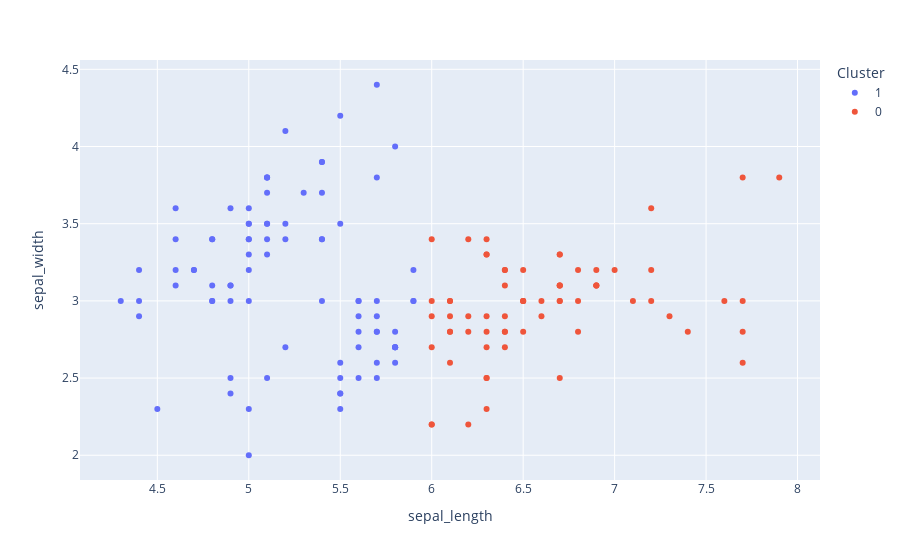

Notebook code for this chart:
### Code cell
datos_con_clusters["Cluster"] = datos_con_clusters["Cluster"].astype("category")

fig = px.scatter(datos_con_clusters, 
                 x = "sepal_length", 
                 y = "sepal_width", 
                 color = "Cluster",
#                 size = '', 
                )
fig.show()

### Figure 1 — Plotly figure (JSON) as saved in the notebook; plotly's stock layout.template omitted (floating-point values rounded to 4 significant figures)
{"data": [{"hovertemplate": "Cluster=1<br>sepal_length=%{x}<br>sepal_width=%{y}<extra></extra>", "legendgroup": "1", "marker": {"color": "#636efa", "symbol": "circle"}, "mode": "markers", "name": "1", "orientation": "v", "showlegend": true, "type": "scatter", "x": [5.1, 4.9, 4.7, 4.6, 5, 5.4, 4.6, 5, 4.4, 4.9, 5.4, 4.8, 4.8, 4.3, 5.8, 5.7, 5.4, 5.1, 5.7, 5.1, 5.4, 5.1, 4.6, 5.1, 4.8, 5, 5, 5.2, 5.2, 4.7, 4.8, 5.4, 5.2, 5.5, 4.9, 5, 5.5, 4.9, 4.4, 5.1, 5, 4.5, 4.4, 5, 5.1, 4.8, 5.1, 4.6, 5.3, 5, 5.5, 5.7, 4.9, 5.2, 5, 5.9, 5.6, 5.6, 5.8, 5.6, 5.9, 5.7, 5.5, 5.5, 5.8, 5.4, 5.6, 5.5, 5.5, 5.8, 5, 5.6, 5.7, 5.7, 5.1, 5.7, 5.8, 4.9, 5.7, 5.8, 5.6, 5.8, 5.9], "xaxis": "x", "y": [3.5, 3, 3.2, 3.1, 3.6, 3.9, 3.4, 3.4, 2.9, 3.1, 3.7, 3.4, 3, 3, 4, 4.4, 3.9, 3.5, 3.8, 3.8, 3.4, 3.7, 3.6, 3.3, 3.4, 3, 3.4, 3.5, 3.4, 3.2, 3.1, 3.4, 4.1, 4.2, 3.1, 3.2, 3.5, 3.6, 3, 3.4, 3.5, 2.3, 3.2, 3.5, 3.8, 3, 3.8, 3.2, 3.7, 3.3, 2.3, 2.8, 2.4, 2.7, 2, 3, 2.9, 3, 2.7, 2.5, 3.2, 2.6, 2.4, 2.4, 2.7, 3, 3, 2.5, 2.6, 2.6, 2.3, 2.7, 3, 2.9, 2.5, 2.8, 2.7, 2.5, 2.5, 2.8, 2.8, 2.7, 3], "yaxis": "y"}, {"hovertemplate": "Cluster=0<br>sepal_length=%{x}<br>sepal_width=%{y}<extra></extra>", "legendgroup": "0", "marker": {"color": "#EF553B", "symbol": "circle"}, "mode": "markers", "name": "0", "orientation": "v", "showlegend": true, "type": "scatter", "x": [7, 6.4, 6.9, 6.5, 6.3, 6.6, 6, 6.1, 6.7, 6.2, 6.1, 6.3, 6.1, 6.4, 6.6, 6.8, 6.7, 6, 6, 6, 6.7, 6.3, 6.1, 6.2, 6.3, 7.1, 6.3, 6.5, 7.6, 7.3, 6.7, 7.2, 6.5, 6.4, 6.8, 6.4, 6.5, 7.7, 7.7, 6, 6.9, 7.7, 6.3, 6.7, 7.2, 6.2, 6.1, 6.4, 7.2, 7.4, 7.9, 6.4, 6.3, 6.1, 7.7, 6.3, 6.4, 6, 6.9, 6.7, 6.9, 6.8, 6.7, 6.7, 6.3, 6.5, 6.2], "xaxis": "x", "y": [3.2, 3.2, 3.1, 2.8, 3.3, 2.9, 2.2, 2.9, 3.1, 2.2, 2.8, 2.5, 2.8, 2.9, 3, 2.8, 3, 2.9, 2.7, 3.4, 3.1, 2.3, 3, 2.9, 3.3, 3, 2.9, 3, 3, 2.9, 2.5, 3.6, 3.2, 2.7, 3, 3.2, 3, 3.8, 2.6, 2.2, 3.2, 2.8, 2.7, 3.3, 3.2, 2.8, 3, 2.8, 3, 2.8, 3.8, 2.8, 2.8, 2.6, 3, 3.4, 3.1, 3, 3.1, 3.1, 3.1, 3.2, 3.3, 3, 2.5, 3, 3.4], "yaxis": "y"}], "layout": {"legend": {"title": {"text": "Cluster"}, "tracegroupgap": 0}, "margin": {"t": 60}, "xaxis": {"anchor": "y", "domain": [0, 1], "title": {"text": "sepal_length"}}, "yaxis": {"anchor": "x", "domain": [0, 1], "title": {"text": "sepal_width"}}}}
